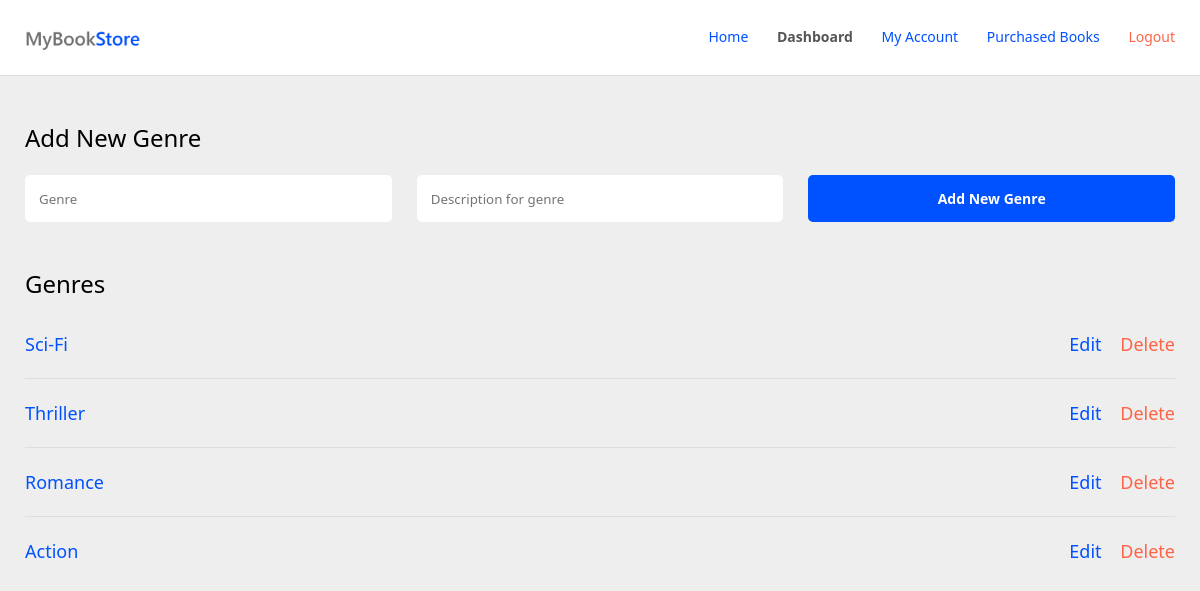
The page /manage-genre.php (signed in) on the database its author committed.
### tables this page shows
CREATE TABLE `booksgenre` (
  `id` int(1) UNSIGNED NOT NULL,
  `genreName` char(65) NOT NULL,
  `genreDescription` text NOT NULL,
  `genreAddedAt` datetime DEFAULT NULL,
  `genreAddedBy` int(1) UNSIGNED NOT NULL
);

### inc/class-database.php (called while the page is built, shortened)
<?php
class Database {
    private $dbhost = "localhost";
    private $dbname = "bookstore";
    private $dbuser = "root";
    private $dbpass = "";
    private $dbchar = "utf8";
    public function connect() {
        try {
            $this->connection = new PDO("mysql:host=$this->dbhost; dbname=$this->dbname; charset=$this->dbchar", $this->dbuser, $this->dbpass);
            $this->connection->setAttribute(PDO::ATTR_ERRMODE, PDO::ERRMODE_EXCEPTION);
            return $this->connection;
        }
        catch(PDOException $error) {
            die('Error: ' . $error->getMessage());
        }
    }
}
?>

### inc/class-user.php (called while the page is built, shortened)
<?php
class User {
    private $db_table = "users";
    private $database_connection;
    public $id;
    public function __construct($database_connection) {
        $this->database_connection = $database_connection;
    }
    public function getUserRole() {
        try {
            $query = "SELECT userRole FROM $this->db_table WHERE id = :id";
            $statement = $this->database_connection->prepare($query);
            $statement->bindParam(':id', $this->id, PDO::PARAM_INT);
            $statement->execute();
            $result = $statement->fetch(PDO::FETCH_ASSOC);
            if(is_array($result)) {
                if(count($result) > 0) {
                    return $result["userRole"];
                }
                else {
                    return null;
                }
            }
            else {
                return null;
            }
        }
        catch(PDOException $error) {
            die('Error: ' . $error->getMessage());
        }
    }
}
?>

### inc/class-genre.php (called while the page is built, shortened)
<?php
class Genre {
    private $db_table = "booksgenre";
    private $database_connection;
    public function __construct($database_connection) {
        $this->database_connection = $database_connection;
    }
    public function getGenreLists() {
        try {
            $query = "SELECT * FROM $this->db_table ORDER BY id DESC";
            $statement = $this->database_connection->prepare($query);
            $statement->execute();
            return $statement;
        }
        catch(PDOException $error) {
            die('Error: ' . $error->getMessage());
        }
    }
    public function genreRowCount() {
        try {
            $query = "SELECT COUNT(id) FROM $this->db_table";
            $statement = $this->database_connection->prepare($query);
            $statement->execute();
            $result = $statement->fetchColumn();
            if($result > 0) {
                return true;
            }
            else {
                return false;
            }
        }
        catch(PDOException $error) {
            die('Error: ' . $error->getMessage());
        }
    }
}
?>

### manage-genre.php (the view, shortened to what this page needs)
<?php
$loggedIn = true;
$Database = new Database();
$User = new User($Database->connect());
$Genre = new Genre($Database->connect());
$User->username = $_COOKIE["username"];
$userID = $User->getUserID();
$getGenre = null;
$getGenreDesc = null;
$User->id = $userID;
$userRole = $User->getUserRole();
$genreList = $Genre->getGenreLists();
?>
<!DOCTYPE html>
<html lang="en">
<head>
    <link rel="stylesheet" href="assets/css/reset.css?<?php echo mt_rand(999,99999); ?>"/>
    <link rel="stylesheet" href="assets/css/style.css?<?php echo mt_rand(999,99999); ?>"/>
</head>
<body>
    <header id="header" class="header">
        <div class="inner-wrapper">
            <div class="side"><img src="assets/images/MyBookStore.png" alt="Logo" class="logo" /></div>
            <div class="side">
                <ul class="header-menu">
                    <li class="menu"><a href="index.php">Home</a></li>
                    <?php
                    if($loggedIn && $userRole == "admin") {
                    ?>
                    <li class="menu active"><a href="dashboard.php">Dashboard</a></li>
                    <?php
                    }
                    ?>
                    <?php
                        if($loggedIn) {
                    ?>
                    <li class="menu"><a href="myaccount.php">My Account</a></li>
                    <li class="menu"><a href="purchased-books.php">Purchased Books</a></li>
                    <li class="menu"><a class="color-tomato" href="logout.php">Logout</a></li>
                    <?php
                        }
                        else {
                    ?>
                    <li class="menu"><a href="login.php">Login</a></li>
                    <li class="menu"><a class="color-tomato" href="register.php">Create an Account</a></li>
                    <?php
                        }
                    ?>
                </ul>
            </div>
        </div>
    </header>
    <div id="scroll-body" class="body">
        <div class="list-section">
            <?php
            if(!isset($_GET["edit-genre"])) {
            ?>
            <h2 class="list-title">Add New Genre</h2>
            <div class="list-container">
                <div class="book-lists">
                <form class="form single-line" method="post">
                <input name="genre" type="text" class="text" placeholder="Genre" value="<?php echo $getGenre; ?>" autofocus>
                <input name="desc" type="text" class="text" placeholder="Description for genre" value="<?php echo $getGenreDesc; ?>" autofocus>
                <button name="add-genre" class="submit-button">Add New Genre</button>
                </form>
                    </div>
            </div>
            <?php
            }
            ?>
        </div>
        <div class="list-section">
            <h2 class="list-title">Genres</h2>
            <div class="list-container">
                <div class="book-lists" style="font-size: 18px;">
                <?php
                if(!$Genre->genreRowCount()) {
                ?>
                <div class="list no-list">No users.</div>
                <?php
                }
                else {
                ?>
                <?php
                while($row = $genreList->fetch(PDO::FETCH_ASSOC)) {
                    extract($row);
                ?>
                <div class="list"><a href="browse-books.php?genre-id=<?php echo $id; ?>"><?php echo $genreName; ?></a>
                <div><a style="display: inline-block; margin-right: 14px" href="?edit-genre&genre-id=<?php echo $id; ?>&genre-name=<?php echo $genreName; ?>">Edit</a> <a class="color-tomato" href="?delete-genre&genre-id=<?php echo $id; ?>">Delete</a></div></div>
                <?php
                }
                ?>
                <?php
                }
                ?>
                </div>
            </div>
        </div>
    </div>
</body>
</html>

### assets/css/style.css (style rules this page uses)
* { -webkit-box-sizing: border-box; -moz-box-sizing: border-box; box-sizing: border-box; }
body { min-width: 800px; background: #eeeeee; color: #000000; font-size: 14px; }
a { color: #0051ff; text-decoration: none; }
body, input, button, ul, li { font-family: 'Segoe UI', Tahoma, Geneva, Verdana, sans-serif; }
.color-tomato { color: #ff6347; }
.header { width: 100%; height: auto; background: #ffffff; color: #000000; border-bottom: 1px solid #dddddd; padding: 25px; top: 0; position: fixed; z-index: 1000; }
.header > .inner-wrapper { display: -webkit-flex; display: flex; -webkit-justify-content: space-between; -moz-justify-content: space-between; justify-content: space-between; -webkit-align-items: center; -moz-align-items: center; align-items: center; }
.header > .inner-wrapper .side { display: -webkit-flex; display: flex; -webkit-align-items: center; -moz-align-items: center; align-items: center; }
.body { position: relative; display: block; padding: 25px; z-index: 500; margin-top: 76px; }
.list-section { display: block; margin-bottom: 50px; margin-top: 25px; }
.list-section > h2.list-title { font-size: 24px; font-weight: normal; }
.list-section .list-container { margin-top: 14px; }
.list-section .list-container .book-lists .list { display: -webkit-flex; display: flex; -webkit-justify-content: space-between; -moz-justify-content: space-between; justify-content: space-between; -webkit-align-items: center; -moz-align-items: center; align-items: center; border-bottom: 1px solid #ddd; padding: 25px 0; }
.list-section .list-container .book-lists .list:nth-last-child(1) { border-bottom: 0; padding-bottom: 11px; }
.header-menu .menu { display: inline-block; margin-right: 25px; }
.header-menu .menu:nth-last-child(1) { margin-right: 0; }
.header-menu .menu.active, .header-menu .menu.active a { color: #555555; font-weight: 600; }
.logo { max-width: 115px; height: auto; vertical-align: middle; line-height: 0; }
.form { margin-top: 25px; }
.form .text { background: #ffffff; -webkit-border-radius: 5px; -moz-border-radius: 5px; border-radius: 5px; border: 0; outline: 0; padding: 14px; display: block; width: 100%; margin-bottom: 14px; -webkit-transition: box-shadow .2s ease-in-out; -moz-transition: box-shadow .2s ease-in-out; transition: box-shadow .2s ease-in-out; }
.form .submit-button { background: #0051ff; color: #ffffff; text-align: center; cursor: pointer; border: 0; outline: 0; -webkit-border-radius: 5px; -moz-border-radius: 5px; border-radius: 5px; width: 100%; padding: 14px; font-size: 14px; font-weight: bold; }
.single-line { display: -webkit-flex; display: flex; -webkit-justify-content: space-between; -moz-justify-content: space-between; justify-content: space-between; -webkit-align-items: center; -moz-align-items: center; align-items: center; }
.single-line .text { margin-bottom: 0; min-height: 47px; margin-right: 25px; }

### rows shown on the page
booksgenre: genreName "Sci-Fi"
booksgenre: genreName "Thriller"
booksgenre: genreName "Romance"
booksgenre: genreName "Action"
